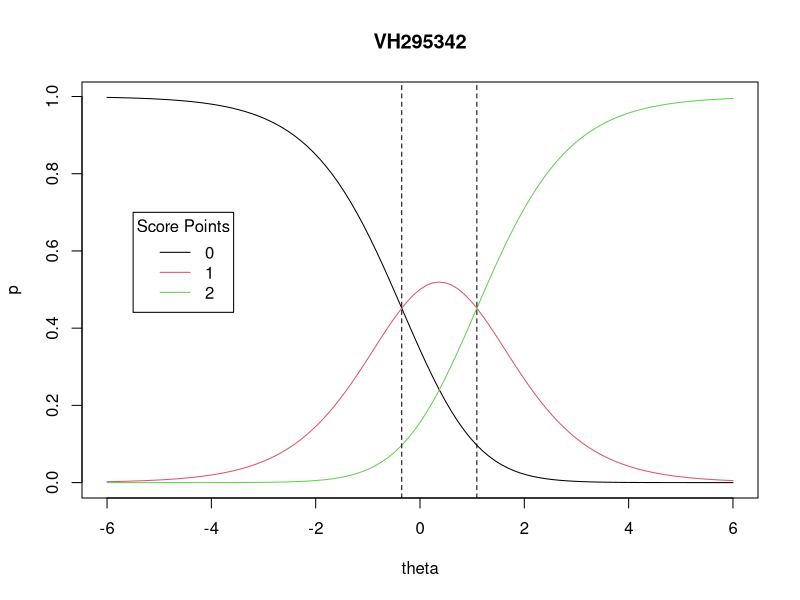
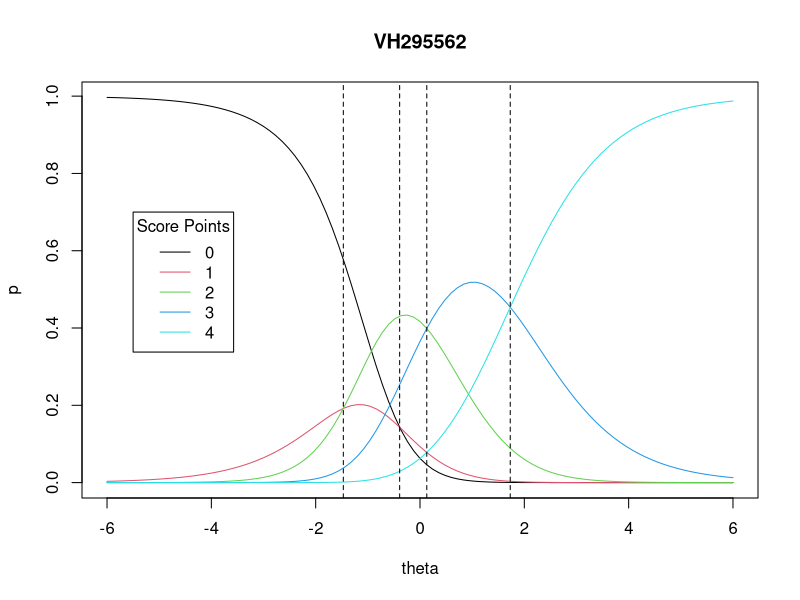

Write the R code that produced these figures, in order.
p0 <- 1
p1 <- function(theta,a,b,d1){
  exp(N*a*(theta-b+d1))
}
p2 <- function(theta,a,b,d1,d2){
  exp(N*a*(theta-b+d1)+1.7*a*(theta-b+d2))
}
p3 <- function(theta,a,b,d1,d2,d3){
  exp(N*a*(theta-b+d1)+1.7*a*(theta-b+d2)+1.7*a*(theta-b+d3))
}
p4 <- function(theta,a,b,d1,d2,d3,d4){
  exp(N*a*(theta-b+d1)+1.7*a*(theta-b+d2)+1.7*a*(theta-b+d3)+1.7*a*(theta-b+d4))
}

P0.2 <-function(theta,a,b,d1,d2){
  p0/(p0+p1(theta,a,b,d1)+p2(theta,a,b,d1,d2))
}
P1.2 <- function(theta,a,b,d1,d2){
  p1(theta,a,b,d1)/(p0+p1(theta,a,b,d1)+p2(theta,a,b,d1,d2))
}
P2.2 <- function(theta,a,b,d1,d2){
  p2(theta,a,b,d1,d2)/(p0+p1(theta,a,b,d1)+p2(theta,a,b,d1,d2))
}

P0.4 <-function(theta,a,b,d1,d2,d3,d4){
  p0/(p0+p1(theta,a,b,d1)+p2(theta,a,b,d1,d2)+p3(theta,a,b,d1,d2,d3)+p4(theta,a,b,d1,d2,d3,d4))
}
P1.4 <- function(theta,a,b,d1,d2,d3,d4){
  p1(theta,a,b,d1)/(p0+p1(theta,a,b,d1)+p2(theta,a,b,d1,d2)+p3(theta,a,b,d1,d2,d3)+p4(theta,a,b,d1,d2,d3,d4))
}
P2.4 <- function(theta,a,b,d1,d2,d3,d4){
  p2(theta,a,b,d1,d2)/(p0+p1(theta,a,b,d1)+p2(theta,a,b,d1,d2)+p3(theta,a,b,d1,d2,d3)+p4(theta,a,b,d1,d2,d3,d4))
}
P3.4 <- function(theta,a,b,d1,d2,d3,d4){
  p3(theta,a,b,d1,d2,d3)/(p0+p1(theta,a,b,d1)+p2(theta,a,b,d1,d2)+p3(theta,a,b,d1,d2,d3)+p4(theta,a,b,d1,d2,d3,d4))
}
P4.4 <- function(theta,a,b,d1,d2,d3,d4){
  p4(theta,a,b,d1,d2,d3,d4)/(p0+p1(theta,a,b,d1)+p2(theta,a,b,d1,d2)+p3(theta,a,b,d1,d2,d3)+p4(theta,a,b,d1,d2,d3,d4))
}

N <- 1.7
a <- .63
b <- .37
d1 <- .72
d2 <- -.72

curve(P0.2(x,a,b,d1,d2),-6,6,main='VH295342',xlab='theta',ylab='p',col=1)
curve(P1.2(x,a,b,d1,d2),-6,6,add=TRUE,col=2)
curve(P2.2(x,a,b,d1,d2),-6,6,add=TRUE,col=3)
legend(-5.5,0.7,title='Score Points',lwd=c(1,1,1),legend=c('0','1','2'),col=c(1,2,3))
abline(v=(b-d1),lty=2)
abline(v=(b-d2),lty=2)

N <- 1.7
a <- 0.6
b <- 0.0
d1 <- .39
d2 <- 1.47
d3 <- -.13
d4 <- -1.73

curve(P0.4(x,a,b,d1,d2,d3,d4),-6,6,main='VH295562',xlab='theta',ylab='p',col=1)
curve(P1.4(x,a,b,d1,d2,d3,d4),-6,6,add=TRUE,col=2)
curve(P2.4(x,a,b,d1,d2,d3,d4),-6,6,add=TRUE,col=3)
curve(P3.4(x,a,b,d1,d2,d3,d4),-6,6,add=TRUE,col=4)
curve(P4.4(x,a,b,d1,d2,d3,d4),-6,6,add=TRUE,col=5)
legend(-5.5,0.7,title='Score Points',lwd=c(1,1,1,1,1),legend=c('0','1','2','3','4'),col=c(1,2,3,4,5))
abline(v=(b-d1),lty=2)
abline(v=(b-d2),lty=2)
abline(v=(b-d3),lty=2)
abline(v=(b-d4),lty=2)
